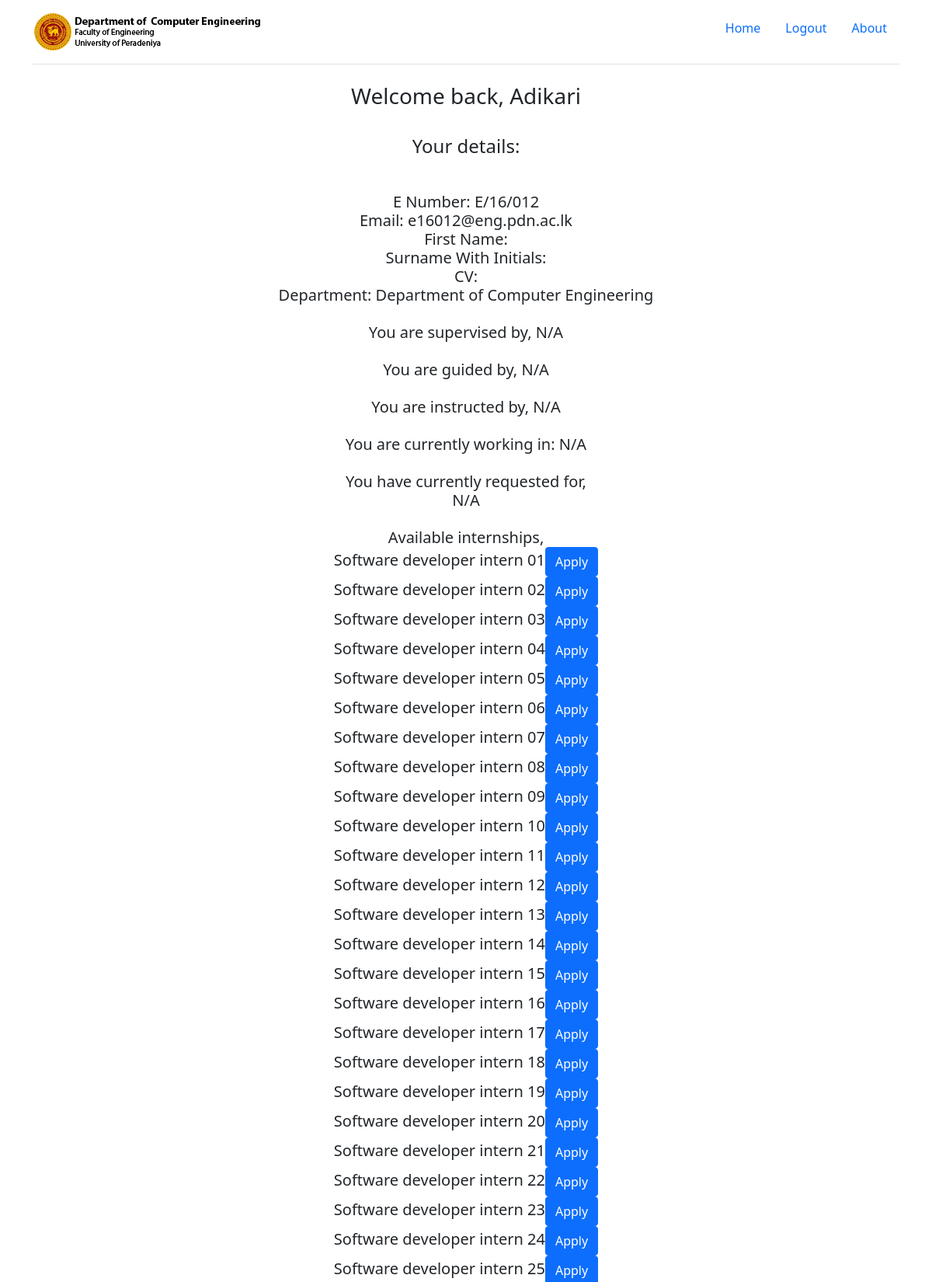
/server/studentHome.php (signed in, upper part), run on the app's committed database.
### tables this page shows
create table student (
    e_no varchar(9) primary key,
    email varchar(100),
    password varchar(50),
    first_name varchar(100),
    last_name varchar(100),
    preferred_name varchar(100),
    surname_with_initials varchar(100),
    cv varchar(100),
    department_name varchar(100),
    constraint fk_student
        foreign key (department_name) references department (dep_name)
);

create table internship (
    internship_id int primary key,
    name varchar(100),
    company_id int,
    time_period varchar(50),
    mode_location varchar(50),
    type varchar(50),
    salary_allowance int,
    constraint fk_internship
        foreign key (company_id) references company (company_id)
);

### server/studentHome.php (the view, shortened to what this page needs)
<?php
require("./functions.php");
$conn = connectToDB();
printHeader();
?>
<html>
<body>
    <?php printNavbar();
    $email = $_SESSION['email'];
    $sql = "SELECT * FROM student where email = '" . $_SESSION['email'] . "'";
    $result = mysqli_query($conn, $sql);
    if (mysqli_num_rows($result) > 0) {
        while ($row = mysqli_fetch_assoc($result)) {
            echo "<center><h3>Welcome back, " . $row['preferred_name'] . "</h3><br>";
            echo "<h4>Your details:<h4><br>";
            echo "<h5>E Number: " . $row['e_no'] . "<br>";
            echo "Email: " . $row['email'] . "<br>";
            echo "First Name: " . $row['first_name'] . "<br>";
            echo "Surname With Initials: " . $row['surname_with_initials'] . "<br>";
            echo "CV: " . $row['cv'] . "<br>";
            echo "Department: " . $row['department_name'] . "<br>";
        }
    } else {
        echo "0 results";
    }
    $sql = "select * from supervisor, supervises where supervises.supervisor_id = supervisor.supervisor_id and supervises.e_no = (select e_no from student where email = '" . $_SESSION['email'] . "'); ";
    $result = mysqli_query($conn, $sql);
    echo ("<br>You are supervised by, ");
    if (mysqli_num_rows($result) > 0) {
        while ($row = mysqli_fetch_assoc($result)) {
            $name = $row['name'];
            $company_id = $row['company_id'];
            echo ("$name from ");
            $sql = "select * from company where company_id = '$company_id';";
            $result = mysqli_query($conn, $sql);
            if (mysqli_num_rows($result) > 0) {
                while ($row = mysqli_fetch_assoc($result)) {
                    $name = $row['name'];
                    echo ($name);
                }
            } else {
                echo "server error, inform admin";
            }
        }
    } else {
        echo "N/A";
    }
    $sql = "select lecturer.name from guides, lecturer,student where student.email = '$email' and student.e_no = guides.e_no and guides.lecturer_id = lecturer.lecturer_id;";
    $result = mysqli_query($conn, $sql);
    echo ("<br><br>You are guided by, ");
    if (mysqli_num_rows($result) > 0) {
        while ($row = mysqli_fetch_assoc($result)) {
            $name = $row['name'];
            echo ($name . " ");
        }
    } else {
        echo "N/A";
    }
    $sql = "select instructor.name from student, instructs, instructor where student.email = '$email' and student.e_no = instructs.e_no and instructs.instructor_id = instructor.instructor_id;
";
    $result = mysqli_query($conn, $sql);
    echo ("<br><br>You are instructed by, ");
    if (mysqli_num_rows($result) > 0) {
        while ($row = mysqli_fetch_assoc($result)) {
            $name = $row['name'];
            echo ($name . " ");
        }
    } else {
        echo "N/A";
    }
    echo "<br><br> You are currently working in: ";
    $sql = "select internship.name as internship_name, company.name as company_name from  student, student_works_in, internship, company where student.email = '$email' and student.e_no = student_works_in.e_no and student_works_in.internship_id = internship.internship_id and internship.company_id = company.company_id;";
    $result = mysqli_query($conn, $sql);
    if (mysqli_num_rows($result) > 0) {
        while ($row = mysqli_fetch_assoc($result)) {
            $intern_name = $row['internship_name'];
            $company_name = $row['company_name'];
            echo ($intern_name . " at " . $company_name);
        }
    } else {
        echo "N/A";
    }
    echo ("<br><br>You have currently requested for, <br>");
    $sql = "select internship.internship_id ,requests.date, internship.name from internship, student, requests where student.e_no = requests.e_no and student.email = '$email' and internship.internship_id = requests.internship_id;";
    $result = mysqli_query($conn, $sql);
    if (mysqli_num_rows($result) > 0) {
        while ($row = mysqli_fetch_assoc($result)) {
            $date = $row['date'];
            $internship_ID = $row['internship_id'];
            $intership_name = $row['name'];
            echo ($intership_name . " on " . $date . "<button type='button' onclick=\"location.href='/studentRemoveRequestInternship.php?internshipID=$internship_ID'\" class=\"btn btn-danger\">Remove</button><br>");
        }
    } else {
        echo "N/A";
    }
    echo ("<br><br>Available internships,<br>");
    $sql = "select internship.internship_id ,internship.name as internship_name, internship.time_period, internship.mode_location, internship.type, internship.salary_allowance, company.name from internship, company where internship.company_id = company.company_id order by internship.name;";
    $result = mysqli_query($conn, $sql);
    if (mysqli_num_rows($result) > 0) {
        while ($row = mysqli_fetch_assoc($result)) {
            $id = $row['internship_id'];
            $name = $row['internship_name'];
            echo ($name . "<button type='button' onclick=\"location.href='/studentRequestInternship.php?internshipID=$id'\" class=\"btn btn-primary\">Apply</button><br>");
        }
    } else {
        echo "<br>No internships available";
    }
    ?>
    <br><br>
    </center>
</body>
</html>

### server/functions.php (shortened to what this page needs)
<?php
function printHeader()
{
    echo ('
    <head>
    <link rel="icon" href="/assets/img/favicon.png">
<link href="https://cdn.jsdelivr.net/npm/bootstrap@5.0.2/dist/css/bootstrap.min.css" rel="stylesheet"
>
<link href="/assets/css/allCSS.css" rel="stylesheet">
<script src="https://code.jquery.com/jquery-3.5.1.min.js"></script>
<script src="https://cdn.jsdelivr.net/npm/@popperjs/core@2.9.2/dist/umd/popper.min.js"
></script>
<script src="https://cdn.jsdelivr.net/npm/bootstrap@5.0.2/dist/js/bootstrap.min.js"
></script>
    </head>
');
}
function printNavbar()
{
    echo ('<div class="container">
    <header class="d-flex flex-wrap justify-content-center py-3 mb-4 border-bottom">
        <a href="/"
            class="d-flex align-items-center mb-3 mb-md-0 me-md-auto text-dark text-decoration-none">
            <span class="fs-4"><img src="/assets/img/header-logo.png" alt=""></span>
        </a>
        <ul class="nav nav-pills">
            <li class="nav-item"><a href="/" class="nav-link">Home</a></li>
            <li class="nav-item"><a href="/logout.php" class="nav-link">Logout</a></li>
            <li class="nav-item"><a href="/about.php" class="nav-link">About</a></li>
        </ul>
    </header>
</div>');
}

### server/assets/css/allCSS.css (style rules this page uses)
body { margin: 0; font-size: 1rem; font-weight: 400; line-height: 1.6; color: #212529; text-align: left; }

### data on the page
student: preferred_name "Adikari", e_no "E/16/012", email "e16012@eng.pdn.ac.lk", department_name "Department of Computer Engineering"
internship: name "Software developer intern 01"
internship: name "Software developer intern 02"
internship: name "Software developer intern 03"
internship: name "Software developer intern 04"
internship: name "Software developer intern 05"
internship: name "Software developer intern 06"
internship: name "Software developer intern 07"
internship: name "Software developer intern 08"
internship: name "Software developer intern 09"
internship: name "Software developer intern 10"
internship: name "Software developer intern 11"
internship: name "Software developer intern 12"
internship: name "Software developer intern 13"
internship: name "Software developer intern 14"
internship: name "Software developer intern 15"
internship: name "Software developer intern 16"
internship: name "Software developer intern 17"
internship: name "Software developer intern 18"
internship: name "Software developer intern 19"
internship: name "Software developer intern 20"
internship: name "Software developer intern 21"
internship: name "Software developer intern 22"
internship: name "Software developer intern 23"
internship: name "Software developer intern 24"
internship: name "Software developer intern 25"
